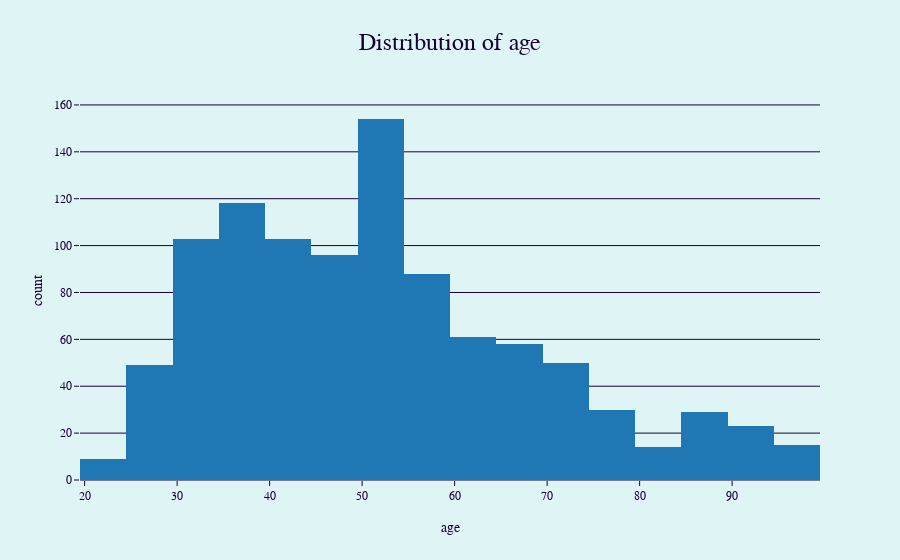
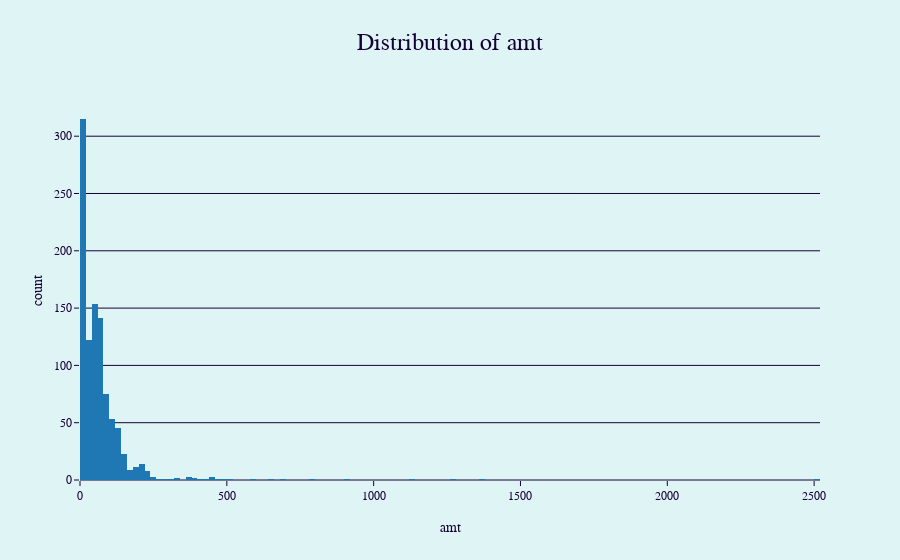
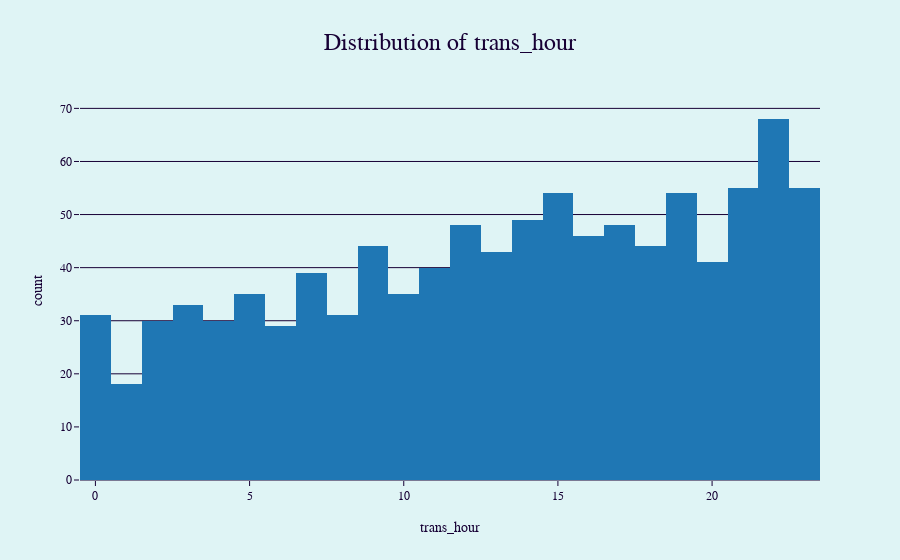
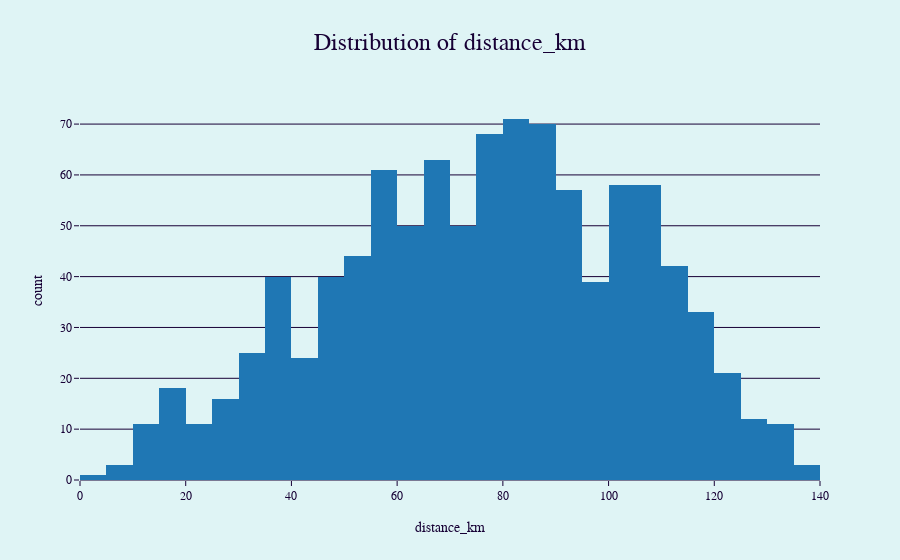

The cell these charts' notebook holds for them, in order:
### Markdown cell above
## EDA - Preprocessing

### Code cell
print(separator)
print("EXPLORATORY DATA ANALYSIS (EDA)")
print(separator)
print()


# Exploratory Data Analysis (EDA)
# Analyze data structure, quality, trends and relationships



def Preprocessor(df):

    """Preprocess the DataFrame for EDA.
    Args:
        df (pd.DataFrame): Input DataFrame.
    """

    #Calculate the distance between customer and merchant locations
    df['distance_km'] = df.apply(lambda row: haversine(row['long'], row['lat'], row['merch_long'], row['merch_lat']), axis=1)
    print(f"Distance calculated. Min: {df['distance_km'].min():.2f} km, Max: {df['distance_km'].max():.2f} km, Mean: {df['distance_km'].mean():.2f} km")

    # Convert dob to datetime and calculate age
    if not pd.api.types.is_datetime64_any_dtype(df['dob']):
        df['dob'] = pd.to_datetime(df['dob'], errors='coerce')

    df['age'] = (pd.Timestamp.now() - df['dob']).dt.days // 365
    df = df.sort_values(by='age', ascending=True)

    # Convert amt to numeric
    df['amt'] = pd.to_numeric(df['amt'], errors='coerce')
    # Distribution of fraud by hour
    # Extract hour from transaction datetime
    df['trans_hour'] = pd.to_datetime(df['trans_date_trans_time']).dt.hour

    #final cleanup before EDA
    #delete df['dob']  # Remove dob to save memory
    #delete df['unix_time']  # Remove unix_time to save memory
    #delete lat long merch_lat merch_long to save memory

    # Drop columns that are no longer needed (only if they exist)
    columns_to_drop = ['dob','trans_date_trans_time' ,'unix_time', 'lat', 'long', 'merch_lat', 'merch_long', 'cc_num', 'street', 'first', 'last','Column1', 'trans_num',  ]
    existing_columns_to_drop = [col for col in columns_to_drop if col in df.columns]
    
    if existing_columns_to_drop:
        df.drop(columns=existing_columns_to_drop, inplace=True)
        print(f"Dropped columns: {existing_columns_to_drop}")
    else:
        print("No columns to drop (already removed or not present).")
    return df

df = Preprocessor(df)

    
print("✅ Final cleanup before EDA complete.")

display(df.head())

print("Data types of key columns:")
print(f"  age: {df['age'].dtype}")
print(f"  amt: {df['amt'].dtype}")
print()

# Univariate analysis - Distribution of numeric variables
print("Generating distributions for numeric features...")
num_features = ["age", "amt", "trans_hour", "distance_km", "city_pop"]

for f in num_features:
    fig = px.histogram(
        df.head(samplingSize).sort_values(by=f, ascending=True), 
        x=f,
        title=f'Distribution of {f}'
    )
    fig.show()

print("✅ EDA analysis complete.")

### Figure 1 — Plotly figure (JSON) as saved in the notebook; plotly's stock layout.template omitted (floating-point values rounded to 4 significant figures; data arrays with more than 128 entries replaced by an {"elided": "..."} marker saying what was removed)
{"data": [{"bingroup": "x", "hovertemplate": "age=%{x}<br>count=%{y}<extra></extra>", "legendgroup": "", "marker": {"color": "#1F77B4", "pattern": {"shape": ""}}, "name": "", "orientation": "v", "showlegend": false, "type": "histogram", "x": {"elided": "1000 int values"}, "xaxis": "x", "yaxis": "y"}], "layout": {"barmode": "relative", "legend": {"tracegroupgap": 0}, "title": {"text": "Distribution of age"}, "xaxis": {"anchor": "y", "domain": [0, 1], "title": {"text": "age"}}, "yaxis": {"anchor": "x", "domain": [0, 1], "title": {"text": "count"}}}}

### Figure 2 — Plotly figure (JSON) as saved in the notebook; plotly's stock layout.template omitted (floating-point values rounded to 4 significant figures; data arrays with more than 128 entries replaced by an {"elided": "..."} marker saying what was removed)
{"data": [{"bingroup": "x", "hovertemplate": "amt=%{x}<br>count=%{y}<extra></extra>", "legendgroup": "", "marker": {"color": "#1F77B4", "pattern": {"shape": ""}}, "name": "", "orientation": "v", "showlegend": false, "type": "histogram", "x": {"elided": "1000 float values"}, "xaxis": "x", "yaxis": "y"}], "layout": {"barmode": "relative", "legend": {"tracegroupgap": 0}, "title": {"text": "Distribution of amt"}, "xaxis": {"anchor": "y", "domain": [0, 1], "title": {"text": "amt"}}, "yaxis": {"anchor": "x", "domain": [0, 1], "title": {"text": "count"}}}}

### Figure 3 — Plotly figure (JSON) as saved in the notebook; plotly's stock layout.template omitted (floating-point values rounded to 4 significant figures; data arrays with more than 128 entries replaced by an {"elided": "..."} marker saying what was removed)
{"data": [{"bingroup": "x", "hovertemplate": "trans_hour=%{x}<br>count=%{y}<extra></extra>", "legendgroup": "", "marker": {"color": "#1F77B4", "pattern": {"shape": ""}}, "name": "", "orientation": "v", "showlegend": false, "type": "histogram", "x": {"elided": "1000 int values"}, "xaxis": "x", "yaxis": "y"}], "layout": {"barmode": "relative", "legend": {"tracegroupgap": 0}, "title": {"text": "Distribution of trans_hour"}, "xaxis": {"anchor": "y", "domain": [0, 1], "title": {"text": "trans_hour"}}, "yaxis": {"anchor": "x", "domain": [0, 1], "title": {"text": "count"}}}}

### Figure 4 — Plotly figure (JSON) as saved in the notebook; plotly's stock layout.template omitted (floating-point values rounded to 4 significant figures; data arrays with more than 128 entries replaced by an {"elided": "..."} marker saying what was removed)
{"data": [{"bingroup": "x", "hovertemplate": "distance_km=%{x}<br>count=%{y}<extra></extra>", "legendgroup": "", "marker": {"color": "#1F77B4", "pattern": {"shape": ""}}, "name": "", "orientation": "v", "showlegend": false, "type": "histogram", "x": {"elided": "1000 float values"}, "xaxis": "x", "yaxis": "y"}], "layout": {"barmode": "relative", "legend": {"tracegroupgap": 0}, "title": {"text": "Distribution of distance_km"}, "xaxis": {"anchor": "y", "domain": [0, 1], "title": {"text": "distance_km"}}, "yaxis": {"anchor": "x", "domain": [0, 1], "title": {"text": "count"}}}}
